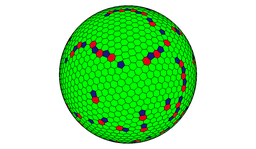
#> input picture data/voronoi_sphere.png, 256 x 149 px, shrunk from 1280 x 743 before the run
$ python jpeg_compression.py
#> lines starting #> are read from the running program, lines starting #| are printed output that depends on the picture
### encoding.py
import cv2
import numpy as np

from pre_processing import pre_process
from block_transforms import break_into_blocks, block_transform
from huffman import Node, huffman_encoding

# read uncompressed pixel data in
def read_image(path: str) -> np.array:
    """Read image data as numpy array"""
#> called with path = './data/voronoi_sphere.png'

    return np.array(cv2.imread(path))
#> returned value is the input picture: shape (149, 256, 3); mean B, G, R 157.3, 229.5, 159.3


def encode_img(path: str, quality: int = 75):
    """Encoding portion of JPG"""

    # not sure how this is derived
    quant_array = np.array([[16, 11, 10, 16, 24, 40, 51, 61],
                            [12, 12, 14, 19, 26, 58, 60, 55],
                            [14, 13, 16, 24, 40, 57, 69, 56],
                            [14, 17, 22, 29, 51, 87, 80, 62],
                            [18, 22, 37, 56, 68, 109, 103, 77],
                            [24, 35, 55, 64, 81, 104, 113, 92],
                            [49, 64, 78, 87, 103, 121, 120, 101],
                            [72, 92, 95, 98, 112, 100, 103, 99]])

    raw_img = read_image(path)
    layers = []
    for img in pre_process(raw_img):
        blocks = list(break_into_blocks(img))
        for index, block in enumerate(blocks):
            new_block = block_transform(block, quant_array, quality)
            codes, encoded_block = huffman_encoding(new_block)
            blocks[index] = [codes, encoded_block]

        layers.append(blocks)
    return layers

### pre_processing.py
import numpy as np
from skimage.transform import downscale_local_mean

# convert data from RGB to YCbCr
def convert_rgb_ycbcr(img: np.array) -> np.array:
    """Convert RGB into YCbCr values"""

    print(f'png has shape {img.shape}')
#| png has shape (149, 256, 3)

    xform = np.array([[.299, .587, .114],
                      [-.1687, -.3313, .5],
                      [.5, -.4187, -.0813]
                    ])
#> xform = [[0.299, 0.587, 0.114], [-0.169, -0.331, 0.5], [0.5, -0.419, -0.0813]]

    ycbcr = img.dot(xform.T)
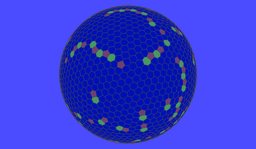
#> ycbcr: shape (149, 256, 3) float64; mean B, G, R 199.9, -22.9, -30.4; drawn with min black and max white

    print(f'img has shape {ycbcr.shape}')
#| img has shape (149, 256, 3)
#> in pre_process, `ycbcr = convert_rgb_ycbcr(img)`:
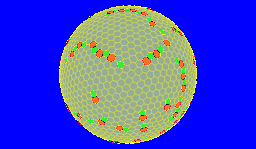
#> ycbcr: shape (149, 256, 3); mean B, G, R 199.1, 72.1, 65.9

    return np.uint8(ycbcr)

def pad_array(arr, n):
    """add padding to 2D array"""
    w,h = arr.shape
#> w = 149; h = 256

    h_pad = 8-h%n
#> h_pad = 8
    w_pad = 8-w%n
#> w_pad = 3

    result = np.zeros((w+w_pad, h+h_pad))
    result[:w,:h] = arr

    return result


def pre_process_y_array(arr: np.array, n: int = 8) -> np.array:

    arr = pad_array(arr, n)
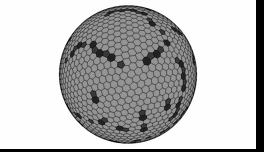
#> arr: shape (152, 264) float64; min 0, max 254, mean 189.2
    arr -= 127

    return arr

def pre_process_c_array(arr: np.array, n: int = 8) -> np.array:
    """add padding to 2D array"""

    arr = down_scale(arr)
    arr = pad_array(arr, n)

    return arr


def down_scale(arr: np.array, scale_fac: float = 4) -> np.array:
    """Down scale 2D array"""
    return downscale_local_mean(arr, (scale_fac, scale_fac))


def pre_process(img: np.array):
    ycbcr = convert_rgb_ycbcr(img)

    y_arr = pre_process_y_array(ycbcr[:,:,0])
    cb_arr = pre_process_c_array(ycbcr[:,:,1])
    cr_arr = pre_process_c_array(ycbcr[:,:,2])

    print(f'y_arr has shape {y_arr.shape}')
#| y_arr has shape (152, 264)
    print(f'cb_arr has shape {cb_arr.shape}')
#| cb_arr has shape (40, 72)
    print(f'cr_arr has shape {cr_arr.shape}')
#| cr_arr has shape (40, 72)

    return [y_arr, cb_arr, cr_arr]

### block_transforms.py
import numpy as np
from typing import List
from scipy.fftpack import dct

def discrete_cos_transform(img: np.array) -> np.array:
    """2D Discrete COsine TRansform on Matrix"""
    # will do this myself at some point in the future
    return dct(dct(img.T, norm='ortho').T, norm='ortho')


def quantization(img: np.array, quant_array: np.array, quality: int = 75) -> np.array:
    """Quantization of cosine transfomred matrix"""

    if quality < 50:
        s = 5000/quality
    else:
        s = 200 - 2*quality

    Ts = (s*quant_array + 50) // 100

    Ts[Ts == 0] = 1

    return np.divide(img, Ts)


def block_transform(block: np.array, quant_array: np.array, quality: int = 75):
    cos_block = discrete_cos_transform(block)
    return quantization(cos_block, quant_array, quality).astype(int)


# break into nxn blocks and process
def break_into_blocks(img: np.array, n: int = 8) -> List[np.array]:
    """Break np.array into multiple nxn pixel blocks"""
    return (img.reshape(1, n, -1, n)
               .swapaxes(1,2)
               .reshape(-1, n, n))

### huffman.py
import numpy as np
from trees import Node

def get_probs(block: np.array):
    total = block.shape[0] * block.shape[1]
    value, counts = np.unique(block, return_counts=True)

    return value, counts/total

def get_codes(node, val='', codes = {}):
    new_val = val + str(node.code)

    if node.left:
        get_codes(node.left, new_val, codes)
    if node.right:
        get_codes(node.right, new_val, codes)

    if not node.left and not node.right:
        codes[node.value] = new_val

    return codes


def huffman_encoding(block: np.array):
    value, probs = get_probs(block)
    nodes = [Node(prob, str(val))for val, prob in zip(value, probs)]

    while len(nodes) > 1:
        nodes = sorted(nodes, key=lambda x: x.prob)

        right_node = nodes[0]
        left_node = nodes[1]

        right_node.code = 1
        left_node.code = 0


        new_prob = left_node.prob + right_node.prob
        new_value = left_node.value + right_node.value
        new_node = Node(new_prob, new_value, left_node, right_node)

        nodes.remove(left_node)
        nodes.remove(right_node)
        nodes.append(new_node)

    codes = get_codes(nodes[0])

    diagonals = list(np.hstack([block[::-1].diagonal(offset=x) for x in np.arange(-block.shape[0]+1,block.shape[1]-1)]))
    encoded_block = [codes[str(c)] for c in diagonals]

    return codes, encoded_block


# [3 lines that do not run on import are left out]

### trees.py

class Node:
    def __init__(self, prob, value, left=None, right=None):
        # probability of symbol
        self.prob = prob

        # value
        self.value = value

        # left node
        self.left = left

        # right node
        self.right = right

        # tree direction (0/1)
        self.code = ''

### jpeg_compression.py
"""Image Compression based on https://www.whydomath.org/node/wavlets/basicjpg.html"""
from encoding import encode_img
from decoding import decode_img


if __name__ == '__main__':
    print(encode_img('./data/voronoi_sphere.png', 60)[0][0])
#> the loop in encode_img, `for img in pre_process(raw_img):` made 3 passes
